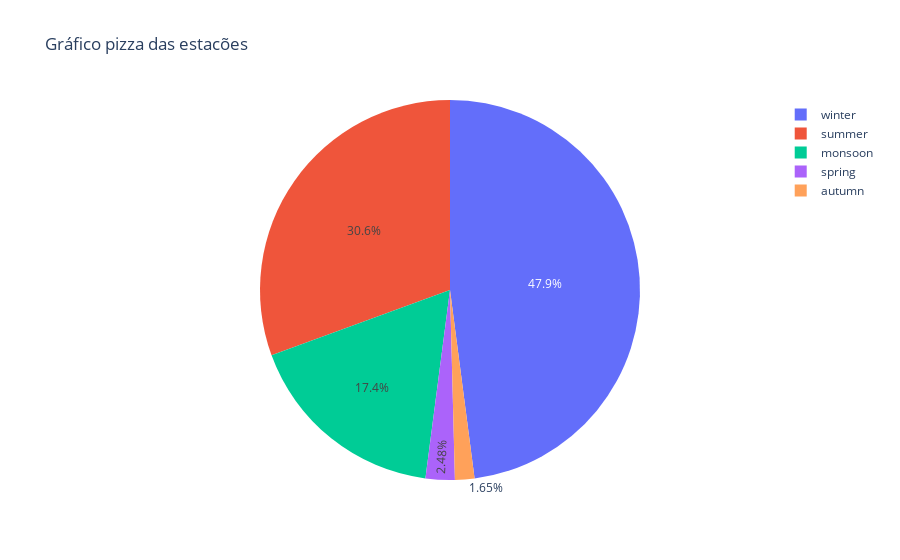

Notebook code for this chart:
### Code cell
fig = px.pie(
    data_frame=count_season,
    values="count",
    names="Season",
    title="Gráfico pizza das estacões"
)

fig.show()

### Figure 1 — Plotly figure (JSON) as saved in the notebook; plotly's stock layout.template omitted (floating-point values rounded to 4 significant figures)
{"data": [{"domain": {"x": [0, 1], "y": [0, 1]}, "hovertemplate": "Season=%{label}<br>count=%{value}<extra></extra>", "labels": ["winter", "summer", "monsoon", "spring", "autumn"], "legendgroup": "", "name": "", "showlegend": true, "type": "pie", "values": [58, 37, 21, 3, 2]}], "layout": {"legend": {"tracegroupgap": 0}, "title": {"text": "Gráfico pizza das estacões"}}}
